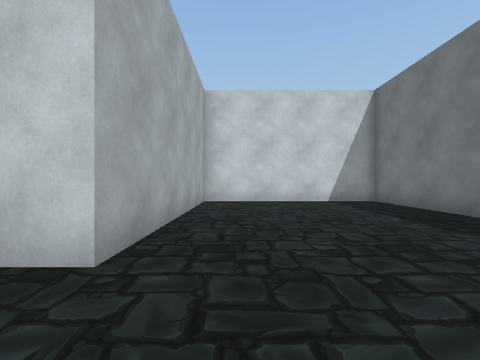
[1] (above)

22 first-person views from a walk through a 3-D level made in the Unity game engine. The camera is 1.5 m above the floor, looks level and sees 85° across. The floor is counted in squares, 2 m on a side. Each view is taken from the middle of a square. On the plan, view 1 faces up. The plan holds only what a view shows up to about 9 squares ahead; the rest is blank. The place goes on beyond the plan. Some surface patterns are stand-ins.

[2]
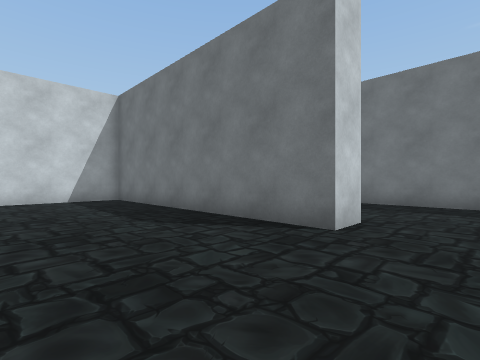

[3]
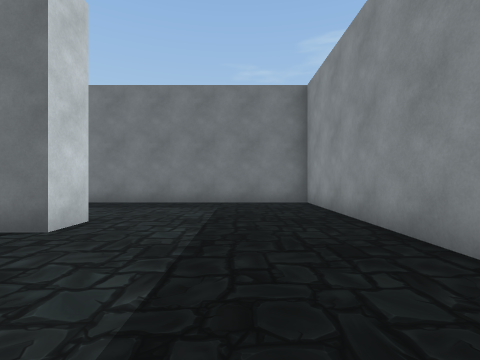

[4]
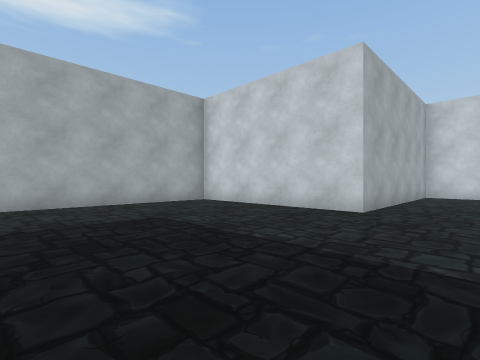

[5]
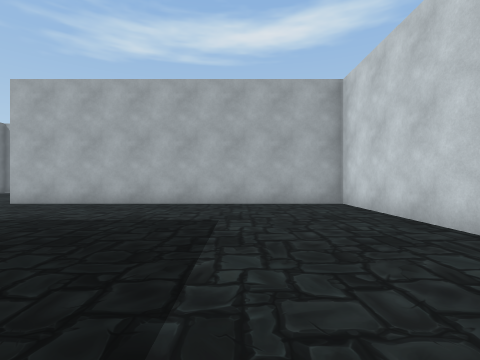

[6]
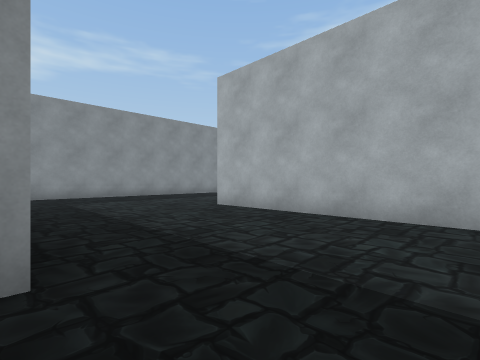

[7]
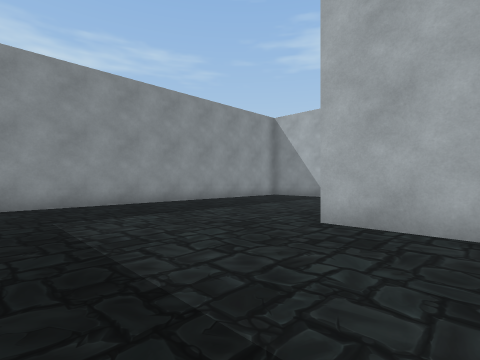

[8]
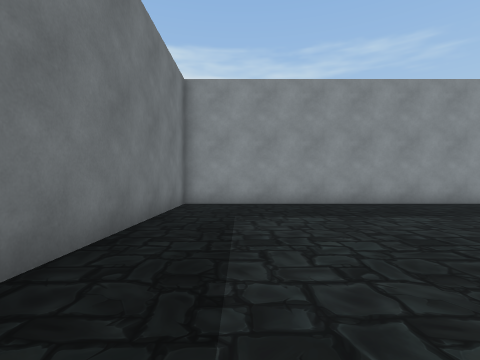

[9]
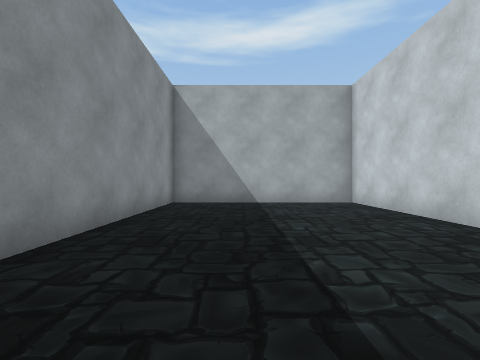

[10]
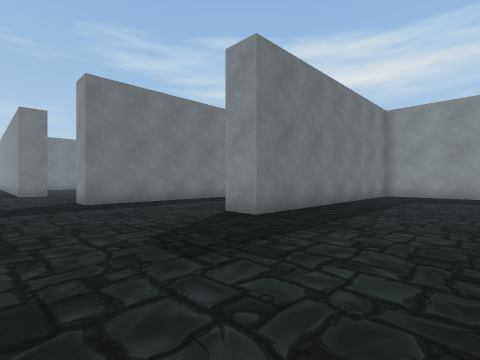

[11]
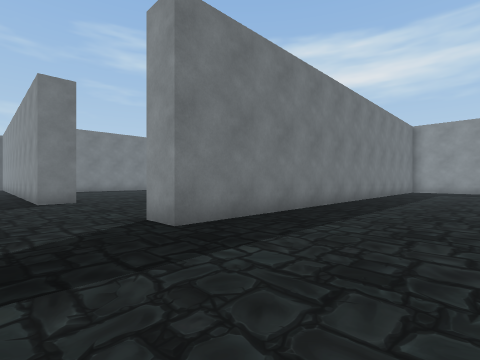

[12]
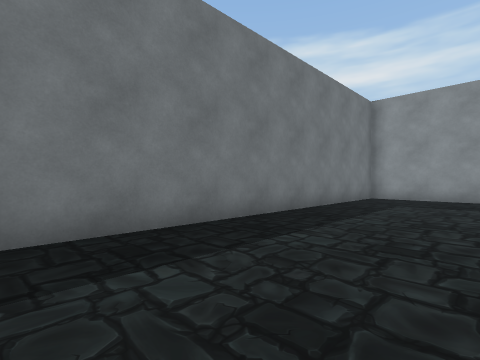

[13]
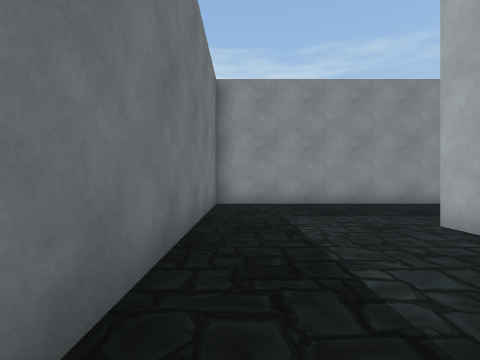

[14]
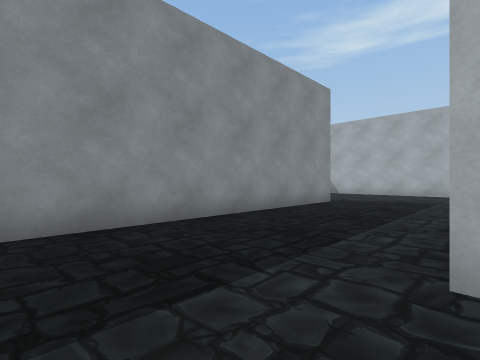

[15]
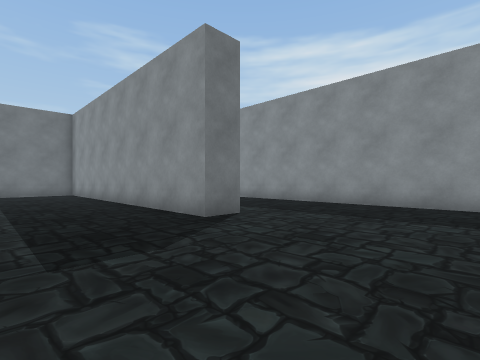

[16]
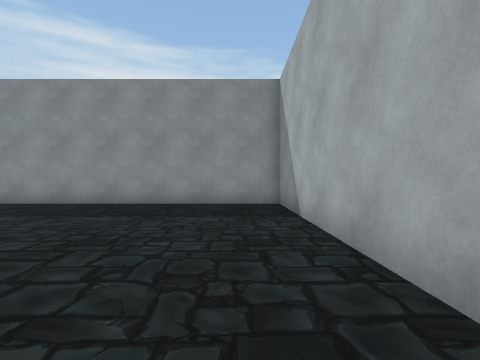

[17]
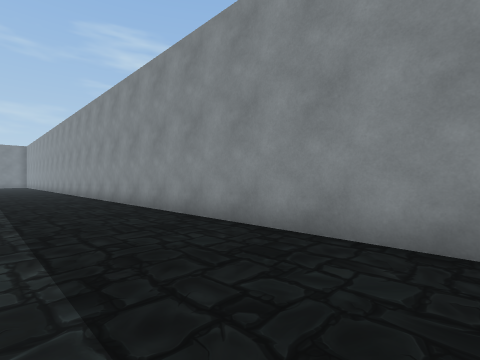

[18]
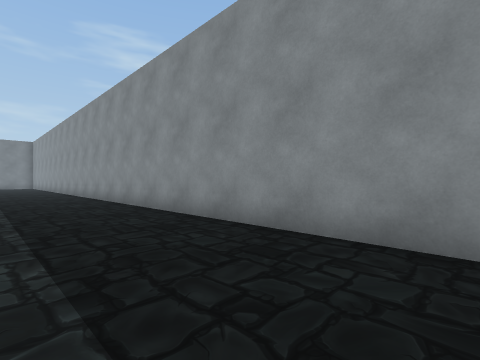

[19]
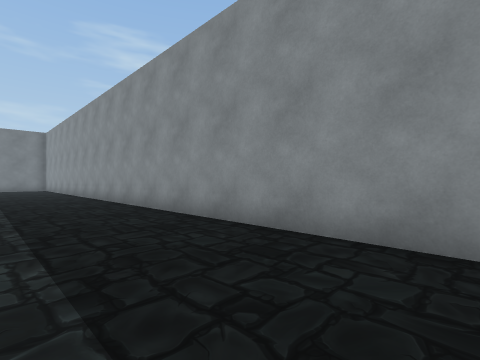

[20]
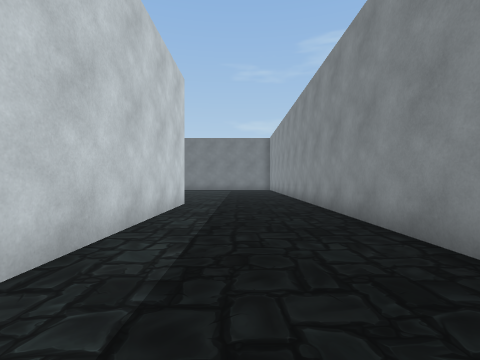

[21]
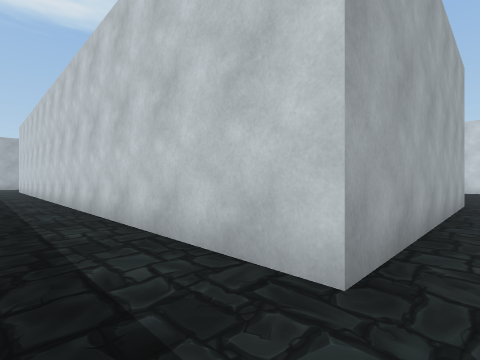

[22]
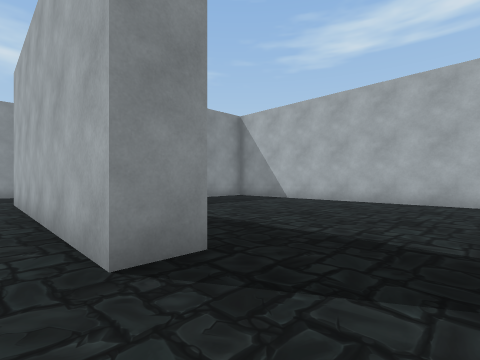

### Floor plan
Points are (right, up) in squares from view 1. A wall is a line through its corners. A room is listed if a view was taken in it or the views show most of it. See-through windows are left out.
Room 1 (views 1, 2, 3, 4, 5, 6, 7, 8, 9, 10, 11, 12, 13, 14, 15, 16, 17, 18, 19, 20, 21, 22)
walls: (10.7, -4.5) (10.7, -5.2); (5.8, 0.7) (4.8, 0.7) (4.8, 9); (3.4, -4.3) (9.8, -4.3) (9.8, 4.7) (10.8, 4.7); (15.7, -0.4) (15.7, -3.5); (4.2, -10.2) (4.2, -9.2) (14.7, -9.2) (14.7, 6.7) (15.8, 6.7); (-1.3, -7.2) (-1.3, -14.3) (25, -14.3); (3.5, 9.2) (1.4, 9.2); (23.1, -2.2) (24.3, -2.2) (24.3, -10.2) (14, -10.2); (20.7, 6.6) (20.7, 7.7) (22.4, 7.7); (-1.3, 9) (-1.3, 2.3) (-7.3, 2.3) (-7.3, -8.2); (-9, -8.2) (-13.7, -8.2) (-13.7, -14.3) (-2.3, -14.3) (-2.3, -7.9)

Positions as (right, up) in squares from view 1, and headings:
1: (0, 0), facing up
2: (1, -1), facing up-right
3: (1, -2), facing right
4: (1, -4), facing up-left
5: (1, -1), facing left
6: (-2, -2), facing down-left
7: (-3, -6), facing down-left
8: (-4, -6), facing down
9: (-5, -12), facing left
10: (6, 9), facing down-right
11: (11, 9), facing down-right
12: (11, 2), facing down-right
13: (14, -1), facing down
14: (13, -5), facing down-left
15: (0, -6), facing down-right
16: (0, -6), facing down
17: (4, -11), facing down-right
18: (8, -11), facing down-right
19: (14, -11), facing down-right
20: (16, -12), facing right
21: (25, -12), facing up-left
22: (25, 0), facing down-left
